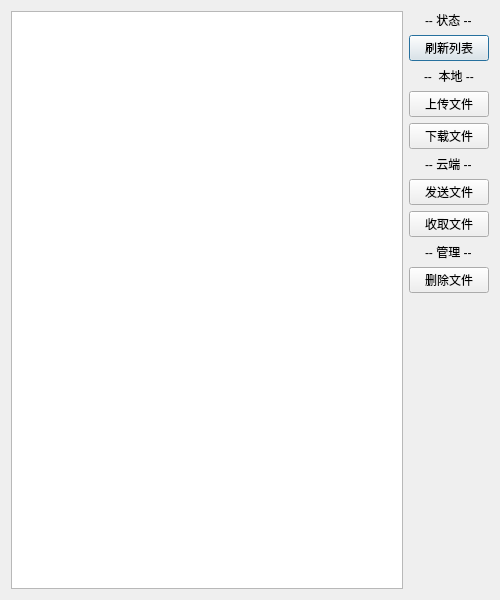
<?xml version="1.0" encoding="UTF-8"?>
<ui version="4.0">
 <class>Cloud</class>
 <widget class="QDialog" name="Cloud">
  <property name="geometry">
   <rect>
    <x>0</x>
    <y>0</y>
    <width>500</width>
    <height>600</height>
   </rect>
  </property>
  <property name="windowTitle">
   <string>云端文件</string>
  </property>
  <layout class="QHBoxLayout" name="horizontalLayout_2">
   <item>
    <layout class="QHBoxLayout" name="horizontalLayout">
     <property name="spacing">
      <number>-1</number>
     </property>
     <item>
      <widget class="QTableWidget" name="tableWidget"/>
     </item>
     <item>
      <layout class="QVBoxLayout" name="verticalLayout">
       <property name="spacing">
        <number>-1</number>
       </property>
       <item alignment="Qt::AlignHCenter">
        <widget class="QLabel" name="label_4">
         <property name="text">
          <string>-- 状态 --</string>
         </property>
        </widget>
       </item>
       <item>
        <widget class="QPushButton" name="pushButton_6">
         <property name="text">
          <string>刷新列表</string>
         </property>
        </widget>
       </item>
       <item alignment="Qt::AlignHCenter">
        <widget class="QLabel" name="label_2">
         <property name="text">
          <string>--  本地 --</string>
         </property>
        </widget>
       </item>
       <item>
        <widget class="QPushButton" name="pushButton_2">
         <property name="text">
          <string>上传文件</string>
         </property>
        </widget>
       </item>
       <item>
        <widget class="QPushButton" name="pushButton">
         <property name="text">
          <string>下载文件</string>
         </property>
        </widget>
       </item>
       <item alignment="Qt::AlignHCenter">
        <widget class="QLabel" name="label">
         <property name="text">
          <string>-- 云端 --</string>
         </property>
        </widget>
       </item>
       <item>
        <widget class="QPushButton" name="pushButton_3">
         <property name="text">
          <string>发送文件</string>
         </property>
        </widget>
       </item>
       <item>
        <widget class="QPushButton" name="pushButton_4">
         <property name="text">
          <string>收取文件</string>
         </property>
        </widget>
       </item>
       <item alignment="Qt::AlignHCenter">
        <widget class="QLabel" name="label_3">
         <property name="text">
          <string>-- 管理 --</string>
         </property>
        </widget>
       </item>
       <item>
        <widget class="QPushButton" name="pushButton_5">
         <property name="text">
          <string>删除文件</string>
         </property>
        </widget>
       </item>
       <item>
        <spacer name="verticalSpacer">
         <property name="orientation">
          <enum>Qt::Vertical</enum>
         </property>
         <property name="sizeHint" stdset="0">
          <size>
           <width>20</width>
           <height>40</height>
          </size>
         </property>
        </spacer>
       </item>
      </layout>
     </item>
    </layout>
   </item>
  </layout>
 </widget>
 <resources/>
 <connections/>
</ui>
